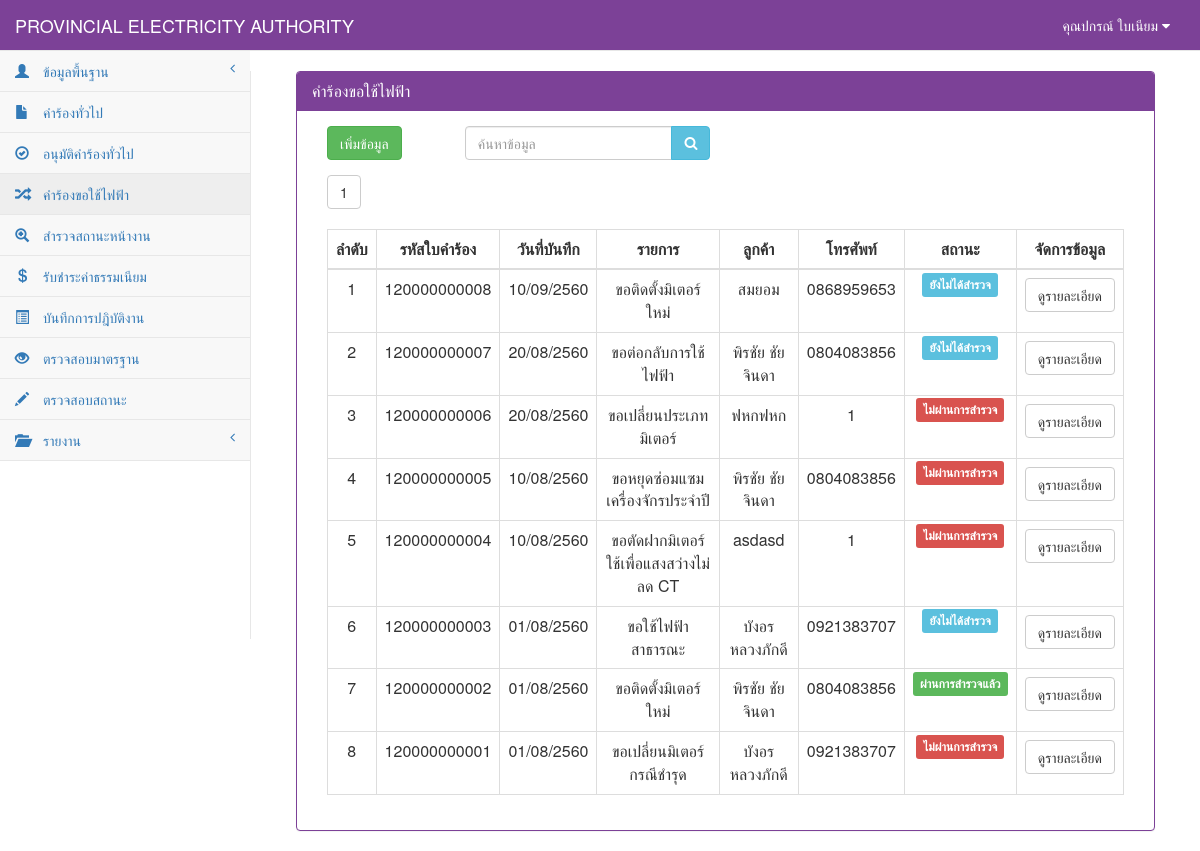
The app's page /RequestElectricity_show.php (signed in), older data.
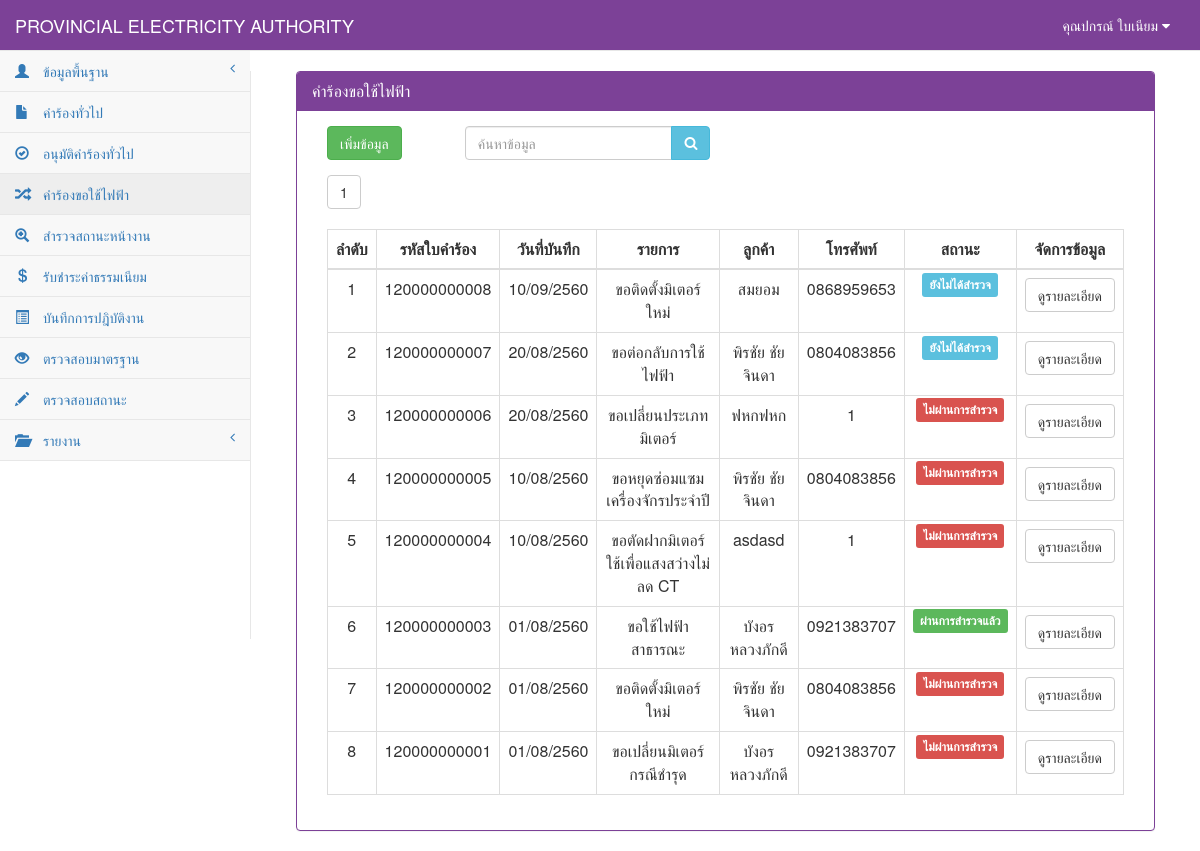
The same page, newer data.
### tables this page shows
CREATE TABLE `tb_electricity` (
  `re_id` char(12) NOT NULL,
  `re_date` date NOT NULL,
  `re_branch` varchar(50) NOT NULL,
  `user_id` char(13) NOT NULL,
  `cus_id` char(13) NOT NULL,
  `re_place_type` int(1) NOT NULL,
  `re_place_other` varchar(50) NOT NULL,
  `re_place_name` varchar(50) NOT NULL,
  `re_place_homeid` varchar(20) NOT NULL,
  `re_place_number` varchar(20) NOT NULL,
  `re_place_village` varchar(20) NOT NULL,
  `re_place_room` varchar(10) NOT NULL,
  `re_place_floor` varchar(5) NOT NULL,
  `re_place_alley` varchar(50) NOT NULL,
  `re_place_alleyway` varchar(50) NOT NULL,
  `re_place_road` varchar(50) NOT NULL,
  `re_place_villno` varchar(2) NOT NULL,
  `re_place_district` varchar(30) NOT NULL,
  `re_place_canton` varchar(30) NOT NULL,
  `re_place_province` varchar(30) NOT NULL,
  `re_place_post` varchar(10) NOT NULL,
  `re_place_tel` char(10) NOT NULL,
  `re_place_fax` char(10) NOT NULL,
  `re_place_email` varchar(30) NOT NULL,
  `re_place_service` varchar(10) NOT NULL,
  `re_contact_place` varchar(100) NOT NULL,
  `re_contact_homeid` varchar(20) NOT NULL,
  `re_contact_number` varchar(20) NOT NULL,
  `re_contact_village` varchar(20) NOT NULL,
  `re_contact_room` varchar(10) NOT NULL,
  `re_contact_floor` varchar(5) NOT NULL,
  `re_contact_alley` varchar(50) NOT NULL,
  `re_contact_alleyway` varchar(50) NOT NULL,
  `re_contact_road` varchar(50) NOT NULL,
  `re_contact_villno` varchar(2) NOT NULL,
  `re_contact_district` varchar(30) NOT NULL,
  `re_contact_canton` varchar(30) NOT NULL,
  `re_contact_province` varchar(30) NOT NULL,
  `re_contact_post` varchar(10) NOT NULL,
  `re_contact_tel` char(10) NOT NULL,
  `re_contact_fax` char(10) NOT NULL,
  `re_contact_email` varchar(30) NOT NULL,
  `re_want_type` int(2) NOT NULL,
  `re_want_other` varchar(100) NOT NULL,
  `re_detail` varchar(100) NOT NULL,
  `re_use_type` int(1) NOT NULL,
  `re_use_other` varchar(255) NOT NULL,
  `re_dateset` date NOT NULL,
  `re_keep_type` int(1) NOT NULL,
  `re_keep_name` varchar(255) NOT NULL,
  `re_keep_homeid` varchar(20) NOT NULL,
  `re_keep_number` varchar(20) NOT NULL,
  `re_keep_village` varchar(20) NOT NULL,
  `re_keep_room` varchar(20) NOT NULL,
  `re_keep_floor` varchar(5) NOT NULL,
  `re_keep_alley` varchar(50) NOT NULL,
  `re_keep_alleyway` varchar(50) NOT NULL,
  `re_keep_road` varchar(50) NOT NULL,
  `re_keep_villno` varchar(2) NOT NULL,
  `re_keep_district` varchar(30) NOT NULL,
  `re_keep_canton` varchar(30) NOT NULL,
  `re_keep_province` varchar(30) NOT NULL,
  `re_keep_post` varchar(10) NOT NULL,
  `re_keep_tel` char(10) NOT NULL,
  `re_keep_fax` char(10) NOT NULL,
  `re_keep_email` varchar(30) NOT NULL,
  `re_picture` varchar(255) NOT NULL,
  `re_status` int(1) NOT NULL,
  PRIMARY KEY  (`re_id`)
);

CREATE TABLE `tb_customer` (
  `cus_id` char(13) NOT NULL,
  `cus_first` varchar(50) NOT NULL,
  `cus_name` varchar(50) NOT NULL,
  `cus_type` varchar(30) NOT NULL,
  `cus_code` char(9) NOT NULL,
  `cus_tax` char(13) NOT NULL,
  `cus_homeid` varchar(20) NOT NULL,
  `cus_number` varchar(20) NOT NULL,
  `cus_village` varchar(20) NOT NULL,
  `cus_room` varchar(10) NOT NULL,
  `cus_floor` varchar(5) NOT NULL,
  `cus_alley` varchar(50) NOT NULL,
  `cus_alleyway` varchar(50) NOT NULL,
  `cus_road` varchar(50) NOT NULL,
  `cus_vilno` varchar(2) NOT NULL,
  `cus_district` varchar(30) NOT NULL,
  `cus_canton` varchar(30) NOT NULL,
  `cus_province` varchar(30) NOT NULL,
  `cus_post` varchar(10) NOT NULL,
  `cus_tel` char(10) NOT NULL,
  `cus_fax` char(10) NOT NULL,
  `cus_email` varchar(30) NOT NULL,
  PRIMARY KEY  (`cus_id`)
);

### connect_db.php (called while the page is built, shortened)
<?php
$dbname="pea";
$limit=10;
?>

### RequestElectricity_show.php (the view, shortened to what the changed rows need)
<?php
include "connect_db.php";
function Dateim($mydate){
    $d=split("-",$mydate);
    $mydate=$d[2]."/".$d[1]."/".($d[0]+543);
    return "$mydate";
}
?>
<!DOCTYPE html>
<html>
<head>
    <link href="vendor/bootstrap/css/bootstrap.css" rel="stylesheet">
    <link href="vendor/metisMenu/metisMenu.css" rel="stylesheet">
    <link href="dist/css/sb-admin-2.css" rel="stylesheet">
    <link href="vendor/font-awesome/css/font-awesome.css" rel="stylesheet" type="text/css">
</head>
<body>
    <div id="page-wrapper">
        <div class="col-sm-12 ">
            <div class="panel panel-primary">
                <div class="panel-heading">
                    <h2 class="panel-title">คำร้องขอใช้ไฟฟ้า</h2>
                </div>
            <div class="panel-body">
            <div class="col-sm-12">
                <div class="table-responsive">
                    ?> <br><br>
                    <table width="100%" class="table table-bordered table-hover">
                        <thead>
                            <tr>
                                <th class=" text-center" >ลำดับ</th>
                                <th class=" text-center" >รหัสใบคำร้อง</th>
                                <th class=" text-center" >วันที่บันทึก</th>
                                <th class=" text-center" >รายการ</th>
                                <th class=" text-center" >ลูกค้า</th>
                                <th class=" text-center" >โทรศัพท์</th>
                                <th class=" text-center" >สถานะ</th>
                                <th class=" text-center">จัดการข้อมูล</th>
                            </tr>
                        </thead>
                            <tbody>
                            <?php
                                if($_GET[start]=="" || $_GET[start]=="1"){
                                        $page="0";
                                }else{
                                        $page=($_GET[start]-1)*$limit;
                                }
                                $sql="select * from tb_electricity where re_id like '%".$_POST[search]."%' order by re_id desc limit $page,$limit";
                                $result=mysql_db_query($dbname,$sql);
                                    if(mysql_num_rows($result)>0){
                                        while($array=mysql_fetch_array($result)){
                                            $page++;
                                            $sqlcus="select * from tb_customer where cus_id='".$array[cus_id]."'";
                                            $resultcus=mysql_db_query($dbname,$sqlcus);
                                            $arraycus=mysql_fetch_array($resultcus);
                                            if ($array[re_want_type] == 0) {
                                                $want = "ขอติดตั้งมิเตอร์ใหม่";
                                            } elseif ($array[re_want_type] == 1) {
                                                $want = "ขอตัดฝากมิเตอร์โดยไม่ใช้ไฟฟ้า";
                                            } elseif ($array[re_want_type] == 2) {
                                                $want = "ขอต่อกลับการใช้ไฟฟ้า";
                                            } elseif ($array[re_want_type] == 3) {
                                                $want = "ขอเพื่มขนาดมิเตอร์/อุปกรณ์ประกอบ";
                                            } elseif ($array[re_want_type] == 4) {
                                                $want = "ขอเปลี่ยนประเภทมิเตอร์";
                                            } elseif ($array[re_want_type] == 5) {
                                                $want = "ขอหยุดซ่อมแซมเครื่องจักรประจำปี";
                                            } elseif ($array[re_want_type] == 6) {
                                                $want = "ขอใช้ไฟฟ้าชั่วคราวแบบเหมาจ่าย";
                                            } elseif ($array[re_want_type] == 7) {
                                                $want = "ขอติดตั้งไฟฟ้าชั่วคราว";
                                            } elseif ($array[re_want_type] == 8) {
                                                $want = "ขอตัดฝากมิเตอร์ใช้เพื่อแสงสว่างไม่ลด CT";
                                            } elseif ($array[re_want_type] == 9) {
                                                $want = "ขอยกเลิกเลิกการใช้ไฟฟ้า";
                                            } elseif ($array[re_want_type] == 10) {
                                                $want = "ชอลดขนาดมิเตอร์/อุปกรณ์ประกอบ";
                                            } elseif ($array[re_want_type] == 11) {
                                                $want = "ขอใช้ไฟฟ้าสาธารณะ";
                                            } elseif ($array[re_want_type] == 12) {
                                                $want = "ขอตัดมิเตอร์ใช้เพื่อแสงสว่างลด CT";
                                            } elseif ($array[re_want_type] == 13) {
                                                $want = "ขอย้ายจุดติดตั้งมิเตอร์/อุปกรณ์ประกอบ";
                                            } elseif ($array[re_want_type] == 14) {
                                                $want = "ขอเปลี่ยนมิเตอร์กรณีชำรุด";
                                            } elseif ($array[re_want_type] == 15) {
                                                $want = "ขอใช้ไฟฟ้าตู้โทรศัพท์ต่อตรง";
                                            } elseif ($array[re_want_type] == 16) {
                                                $want = $array[re_place_other];
                                            }
                                            if($array[re_status]==0){
                                                $status="ยังไม่ได้สำรวจ";
                                                $label="info";
                                            }elseif($array[re_status]==1){
                                               $status="ผ่านการสำรวจแล้ว";
                                               $label="success";
                                            }else{
                                              $status="ไม่ผ่านการสำรวจ";
                                               $label="danger";
                                            }
                            ?>
                                    <tr>
                                        <td class="text-center"><?=$page?></td>
                                            <td class=" text-center"><?=$array[re_id]?></td>
                                            <td class=" text-center"><?= Dateim($array[re_date]);?></td>
                                            <td class=" text-center"><?=$want?></td>
                                            <td class="text-center"><?=$arraycus[cus_name]?></td>
                                            <td class="text-center"><?=$arraycus[cus_tel]?></td>
                                            <td class="text-center"><span class="label label-<?=$label?>"><?=$status?></span></td>
                                            <td align="center">
                                                <div class="btn-group">
                                                    <a class="btn btn-default" href="RequestElectricity_detail.php?re_id=<?=$array[re_id]?>">ดูรายละเอียด</a>
                                                </div>
                                            </td>
                                    </tr>
                                    <?php
                                        }
                                            }else{
                                    ?>
                                    <tr><td colspan="7" align="center">ไม่พบข้อมูล</td></tr>
                                    <?
                                            }
                                    ?>
                            </tbody>
                    </table>
                </div>
            </div>
        </div>
        </div>
    </div>
</div>
</body>
</html>

Row changes from the older to the newer data that the page shows:
changed tb_electricity (number 6 of 8 on the later page): status "ยังไม่ได้สำรวจ" → "ผ่านการสำรวจแล้ว"
changed tb_electricity (number 7 of 8 on the later page): status "ผ่านการสำรวจแล้ว" → "ไม่ผ่านการสำรวจ"
